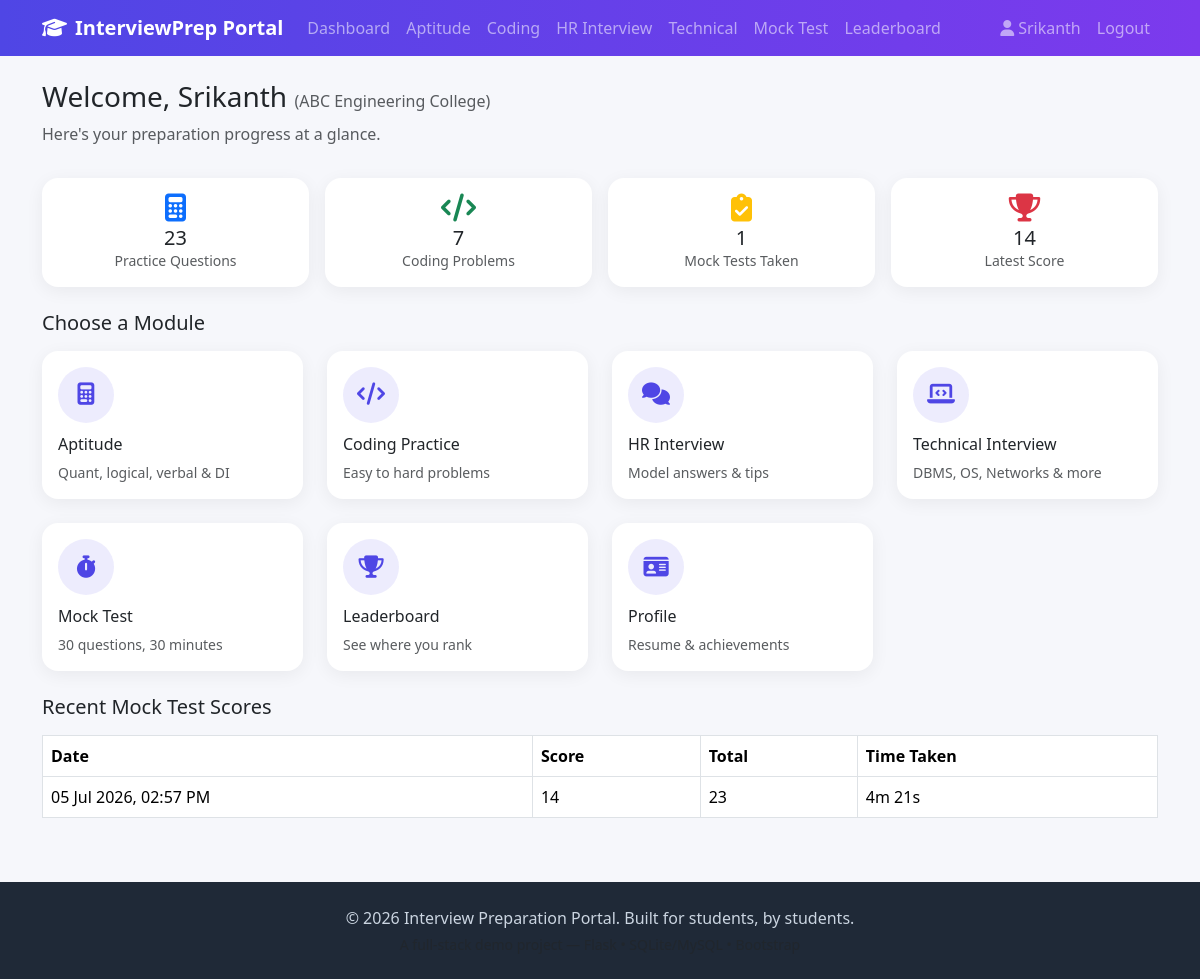
/dashboard (signed in), run on the app's committed database.
### models.py (models this page shows, shortened)
class User(db.Model):
    __tablename__ = "users"
    id = db.Column(db.Integer, primary_key=True)
    name = db.Column(db.String(120), nullable=False)
    email = db.Column(db.String(150), unique=True, nullable=False)
    password_hash = db.Column(db.String(255), nullable=False)
    college = db.Column(db.String(150))
    branch = db.Column(db.String(100))
    year = db.Column(db.String(20))
    profile_photo = db.Column(db.String(255), default="default.png")
    skills = db.Column(db.String(255))
    resume_file = db.Column(db.String(255))
    is_admin = db.Column(db.Boolean, default=False)
    created_at = db.Column(db.DateTime, default=datetime.utcnow)
    mock_tests = db.relationship("MockTest", backref="user", lazy=True)

class MockTest(db.Model):
    __tablename__ = "mock_tests"
    id = db.Column(db.Integer, primary_key=True)
    user_id = db.Column(db.Integer, db.ForeignKey("users.id"), nullable=False)
    score = db.Column(db.Integer, default=0)
    total = db.Column(db.Integer, default=30)
    time_taken = db.Column(db.Integer)  # seconds
    date = db.Column(db.DateTime, default=datetime.utcnow)

### app.py (the view)
@app.route("/dashboard")
@login_required
def dashboard():
    user = current_user()
    tests = MockTest.query.filter_by(user_id=user.id).order_by(MockTest.date.desc()).limit(5).all()
    best_scores = {
        "aptitude": random.choice([None, 70, 85]),  # placeholder progress indicators
    }
    total_questions = Question.query.count()
    total_coding = CodingProblem.query.count()
    return render_template("dashboard.html", user=user, tests=tests,
                            total_questions=total_questions, total_coding=total_coding)

### app.py (called while the page is built)
def login_required(f):
    @wraps(f)
    def wrapper(*args, **kwargs):
        if "user_id" not in session:
            flash("Please log in to continue.", "warning")
            return redirect(url_for("login"))
        return f(*args, **kwargs)
    return wrapper

def current_user():
    uid = session.get("user_id")
    return User.query.get(uid) if uid else None

@app.context_processor
def inject_user():
    return {"current_user": current_user()}

### templates/dashboard.html (shortened to what this page needs)
{% extends "base.html" %}
{% block content %}
<h3>Welcome, {{ user.name }} <span class="fs-6 text-muted">({{ user.college or "Add your college in profile" }})</span></h3>
<p class="text-muted">Here's your preparation progress at a glance.</p>
<div class="row g-3 my-3">
  <div class="col-md-3 col-6">
    <div class="card stat-card p-3 text-center">
      <i class="fa-solid fa-calculator text-primary fs-3 mb-1"></i>
      <h5 class="mb-0">{{ total_questions }}</h5>
      <small class="text-muted">Practice Questions</small>
    </div>
  </div>
  <div class="col-md-3 col-6">
    <div class="card stat-card p-3 text-center">
      <i class="fa-solid fa-code text-success fs-3 mb-1"></i>
      <h5 class="mb-0">{{ total_coding }}</h5>
      <small class="text-muted">Coding Problems</small>
    </div>
  </div>
  <div class="col-md-3 col-6">
    <div class="card stat-card p-3 text-center">
      <i class="fa-solid fa-clipboard-check text-warning fs-3 mb-1"></i>
      <h5 class="mb-0">{{ tests|length }}</h5>
      <small class="text-muted">Mock Tests Taken</small>
    </div>
  </div>
  <div class="col-md-3 col-6">
    <div class="card stat-card p-3 text-center">
      <i class="fa-solid fa-trophy text-danger fs-3 mb-1"></i>
      <h5 class="mb-0">{{ tests[0].score if tests else "-" }}</h5>
      <small class="text-muted">Latest Score</small>
    </div>
  </div>
</div>
<h5 class="mt-4 mb-3">Choose a Module</h5>
<div class="row g-4">
  <div class="col-md-3 col-6">
    <a href="{{ url_for('aptitude') }}" class="text-decoration-none text-dark">
      <div class="card module-card p-3">
        <div class="icon-circle"><i class="fa-solid fa-calculator"></i></div>
        <h6>Aptitude</h6>
        <p class="small text-muted mb-0">Quant, logical, verbal &amp; DI</p>
      </div>
    </a>
  </div>
  <div class="col-md-3 col-6">
    <a href="{{ url_for('coding') }}" class="text-decoration-none text-dark">
      <div class="card module-card p-3">
        <div class="icon-circle"><i class="fa-solid fa-code"></i></div>
        <h6>Coding Practice</h6>
        <p class="small text-muted mb-0">Easy to hard problems</p>
      </div>
    </a>
  </div>
  <div class="col-md-3 col-6">
    <a href="{{ url_for('hr') }}" class="text-decoration-none text-dark">
      <div class="card module-card p-3">
        <div class="icon-circle"><i class="fa-solid fa-comments"></i></div>
        <h6>HR Interview</h6>
        <p class="small text-muted mb-0">Model answers &amp; tips</p>
      </div>
    </a>
  </div>
  <div class="col-md-3 col-6">
    <a href="{{ url_for('technical') }}" class="text-decoration-none text-dark">
      <div class="card module-card p-3">
        <div class="icon-circle"><i class="fa-solid fa-laptop-code"></i></div>
        <h6>Technical Interview</h6>
        <p class="small text-muted mb-0">DBMS, OS, Networks &amp; more</p>
      </div>
    </a>
  </div>
  <div class="col-md-3 col-6">
    <a href="{{ url_for('mock_test_intro') }}" class="text-decoration-none text-dark">
      <div class="card module-card p-3">
        <div class="icon-circle"><i class="fa-solid fa-stopwatch"></i></div>
        <h6>Mock Test</h6>
        <p class="small text-muted mb-0">30 questions, 30 minutes</p>
      </div>
    </a>
  </div>
  <div class="col-md-3 col-6">
    <a href="{{ url_for('leaderboard') }}" class="text-decoration-none text-dark">
      <div class="card module-card p-3">
        <div class="icon-circle"><i class="fa-solid fa-trophy"></i></div>
        <h6>Leaderboard</h6>
        <p class="small text-muted mb-0">See where you rank</p>
      </div>
    </a>
  </div>
  <div class="col-md-3 col-6">
    <a href="{{ url_for('profile') }}" class="text-decoration-none text-dark">
      <div class="card module-card p-3">
        <div class="icon-circle"><i class="fa-solid fa-id-card"></i></div>
        <h6>Profile</h6>
        <p class="small text-muted mb-0">Resume &amp; achievements</p>
      </div>
    </a>
  </div>
</div>
{% if tests %}
<h5 class="mt-4 mb-3">Recent Mock Test Scores</h5>
<div class="table-responsive">
<table class="table table-bordered bg-white">
  <thead><tr><th>Date</th><th>Score</th><th>Total</th><th>Time Taken</th></tr></thead>
  <tbody>
  {% for t in tests %}
    <tr>
      <td>{{ t.date.strftime('%d %b %Y, %I:%M %p') }}</td>
      <td>{{ t.score }}</td>
      <td>{{ t.total }}</td>
      <td>{{ (t.time_taken // 60) }}m {{ (t.time_taken % 60) }}s</td>
    </tr>
  {% endfor %}
  </tbody>
</table>
</div>
{% endif %}
{% endblock %}

### templates/base.html (shortened to what this page needs)
<!DOCTYPE html>
<html lang="en">
<head>
<link href="https://cdn.jsdelivr.net/npm/bootstrap@5.3.3/dist/css/bootstrap.min.css" rel="stylesheet">
<link href="https://cdnjs.cloudflare.com/ajax/libs/font-awesome/6.5.2/css/all.min.css" rel="stylesheet">
<link href="{{ url_for('static', filename='css/style.css') }}" rel="stylesheet">
</head>
<body>
<nav class="navbar navbar-expand-lg navbar-dark app-navbar sticky-top">
  <div class="container">
    <a class="navbar-brand fw-bold" href="{{ url_for('index') }}">
      <i class="fa-solid fa-graduation-cap me-2"></i>InterviewPrep Portal
    </a>
    <div class="collapse navbar-collapse" id="navMenu">
      {% if current_user %}
      <ul class="navbar-nav me-auto mb-2 mb-lg-0">
        <li class="nav-item"><a class="nav-link" href="{{ url_for('dashboard') }}">Dashboard</a></li>
        <li class="nav-item"><a class="nav-link" href="{{ url_for('aptitude') }}">Aptitude</a></li>
        <li class="nav-item"><a class="nav-link" href="{{ url_for('coding') }}">Coding</a></li>
        <li class="nav-item"><a class="nav-link" href="{{ url_for('hr') }}">HR Interview</a></li>
        <li class="nav-item"><a class="nav-link" href="{{ url_for('technical') }}">Technical</a></li>
        <li class="nav-item"><a class="nav-link" href="{{ url_for('mock_test_intro') }}">Mock Test</a></li>
        <li class="nav-item"><a class="nav-link" href="{{ url_for('leaderboard') }}">Leaderboard</a></li>
      </ul>
      <ul class="navbar-nav">
        <li class="nav-item"><a class="nav-link" href="{{ url_for('profile') }}"><i class="fa-solid fa-user me-1"></i>{{ current_user.name }}</a></li>
        <li class="nav-item"><a class="nav-link" href="{{ url_for('logout') }}">Logout</a></li>
      </ul>
      {% endif %}
    </div>
  </div>
</nav>
<main class="container my-4">
  {% block content %}{% endblock %}
</main>
<footer class="app-footer text-center py-4 mt-5">
  <div class="container">
    <p class="mb-1">&copy; 2026 Interview Preparation Portal. Built for students, by students.</p>
    <p class="small text-muted mb-0">A full-stack demo project — Flask &bull; SQLite/MySQL &bull; Bootstrap</p>
  </div>
</footer>
</body>
</html>

### static/css/style.css (style rules this page uses)
:root { --brand-1: #4f46e5; --brand-2: #7c3aed; --brand-accent: #f59e0b; --bg-soft: #f6f7fb; }
body { background: var(--bg-soft); font-family: 'Segoe UI', Roboto, Arial, sans-serif; }
.app-navbar { background: linear-gradient(90deg, var(--brand-1), var(--brand-2)); }
.app-footer { background: #1f2937; color: #cbd5e1; }
.feature-card, .module-card, .stat-card { border: none; border-radius: 1rem; box-shadow: 0 4px 18px rgba(0,0,0,0.06); transition: transform .15s ease, box-shadow .15s ease; height: 100%; }
.module-card .icon-circle { width: 56px; height: 56px; border-radius: 50%; display: flex; align-items: center; justify-content: center; background: rgba(79,70,229,0.1); color: var(--brand-1); font-size: 1.4rem; margin-bottom: 0.75rem; }

### data on the page
User: name "Srikanth", college "ABC Engineering College"
MockTest: score "14", date "05 Jul 2026, 02:57 PM", total "23", time_taken "4", (t.time_taken%60) "21"

### other printed values
{{ total_questions }} "23"
{{ total_coding }} "7"
{{ tests|length }} "1"
